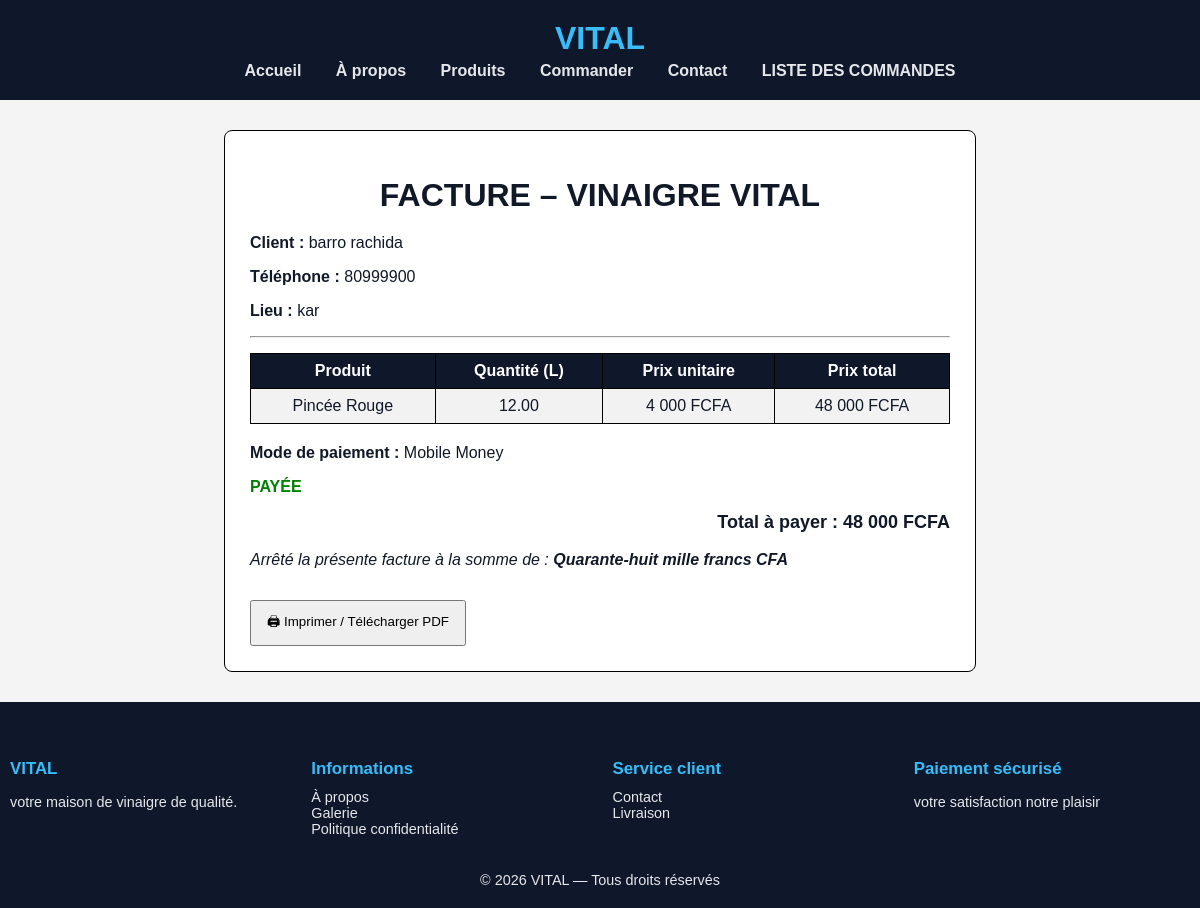
The app's page /facture.php?id=7 with its own data.
### tables this page shows
CREATE TABLE IF NOT EXISTS `livraisons` (
  `id` int NOT NULL AUTO_INCREMENT,
  `nom` varchar(100) NOT NULL,
  `prenom` varchar(100) NOT NULL,
  `telephone` varchar(20) NOT NULL,
  `lieu` varchar(255) NOT NULL,
  `libelle_produit` varchar(150) NOT NULL,
  `quantite` decimal(4,2) NOT NULL,
  `prix_unitaire` int NOT NULL,
  `prix_total` int NOT NULL,
  `statut` enum('NON PAYÉE','PAYÉE') DEFAULT 'NON PAYÉE',
  `mode_paiement` enum('Espèces','Mobile Money','Carte bancaire','Autre') DEFAULT 'Espèces',
  `date_commande` timestamp NULL DEFAULT CURRENT_TIMESTAMP,
  PRIMARY KEY (`id`)
);

### facture.php (the view, shortened to what this page needs)
<?php
include 'config.php';
$id = intval($_GET['id']);
$stmt = $pdo->prepare("SELECT * FROM livraisons WHERE id=?");
$stmt->execute([$id]);
$commande = $stmt->fetch(PDO::FETCH_ASSOC);
$fmt = new NumberFormatter("fr", NumberFormatter::SPELLOUT);
$total_lettres = ucfirst($fmt->format($commande['prix_total'])) . " francs CFA";
?>
<!DOCTYPE html>
<html lang="fr">
<head>
<link rel="stylesheet" href="style.css">
</head>
<body>
<?php include 'header.php'; ?>
<div class="facture">
    <h1>FACTURE – VINAIGRE VITAL</h1>
    <p><strong>Client :</strong> <?= $commande['nom'].' '.$commande['prenom'] ?></p>
    <p><strong>Téléphone :</strong> <?= $commande['telephone'] ?></p>
    <p><strong>Lieu :</strong> <?= $commande['lieu'] ?></p>
    <hr>
    <table class="table-facture">
        <tr>
            <th>Produit</th>
            <th>Quantité (L)</th>
            <th>Prix unitaire</th>
            <th>Prix total</th>
        </tr>
        <tr>
            <td><?= $commande['libelle_produit'] ?></td>
            <td><?= $commande['quantite'] ?></td>
            <td><?= number_format($commande['prix_unitaire'],0,","," ") ?> FCFA</td>
            <td><?= number_format($commande['prix_total'],0,","," ") ?> FCFA</td>
        </tr>
    </table>
    <p><strong>Mode de paiement :</strong> <?= $commande['mode_paiement'] ?></p>
    <p class="statut <?= $commande['statut']=='PAYÉE'?'paye':'non-paye' ?>">
        <?= $commande['statut'] ?>
    </p>
    <p class="total">
        Total à payer : <?= number_format($commande['prix_total'],0,","," ") ?> FCFA
    </p>
    <p class="total-lettres">
        Arrêté la présente facture à la somme de :
        <strong><?= $total_lettres ?></strong>
    </p>
    <button onclick="window.print()">🖨 Imprimer / Télécharger PDF</button>
</div>
<?php include 'pied_de_page.php'; ?>
</body>
</html>

### style.css (style rules this page uses)
body { font-family: Arial, sans-serif; margin:0; padding:0; background:#f9fafb; color:#111827; }
.table-commandes, .table-facture { width:100%; border-collapse:collapse; margin:20px 0; }
.table-commandes th, .table-commandes td, .table-facture th, .table-facture td { border:1px solid #ccc; padding:10px; }
.table-commandes th, .table-facture th { background:#0f172a; color:white; text-align:left; }
.table-commandes tr:nth-child(even), .table-facture tr:nth-child(even) { background:#f2f2f2; }
.paye { color:green; font-weight:bold; }
.facture { max-width:700px; margin:30px auto; padding:20px; border:1px solid #ccc; background:#fff; border-radius:8px; }
.facture h1, .facture h3 { text-align:center; }
.total { text-align:right; font-weight:bold; margin-top:15px; }
.total { font-size: 18px; font-weight: bold; margin-top: 15px; }
.total-lettres { margin-top: 10px; font-style: italic; }
body { font-family: Arial, sans-serif; background: #f4f4f4; }
.facture { max-width: 700px; margin: 30px auto; background: #fff; padding: 25px; border: 1px solid #000; }
h1 { text-align: center; margin-bottom: 20px; }
.table-facture { width: 100%; border-collapse: collapse; margin-top: 15px; }
.table-facture th, .table-facture td { border: 1px solid #000; padding: 8px; text-align: center; }
.total-lettres { margin-top: 8px; font-style: italic; }
.paye { color: green; font-weight: bold; }
button { margin-top: 15px; padding: 10px 15px; cursor: pointer; }
.facture { max-width:700px; margin:30px auto; background:#fff; padding:25px; border:1px solid #000; }
h1 { text-align:center; margin-bottom:20px; }
.table-facture { width:100%; border-collapse:collapse; margin-top:15px; }
.table-facture th, .table-facture td { border:1px solid #000; padding:8px; text-align:center; }
.total { font-size:18px; font-weight:bold; margin-top:15px; }
.total-lettres { margin-top:8px; font-style:italic; }

### records on screen
livraisons: nom "barro", prenom "rachida", telephone "80999900", lieu "kar", libelle_produit "Pincée Rouge", quantite "12.00", prix_unitaire "4 000", prix_total "48 000", mode_paiement "Mobile Money", statut "PAYÉE", prix_total "Quarante-huit mille francs CFA"
